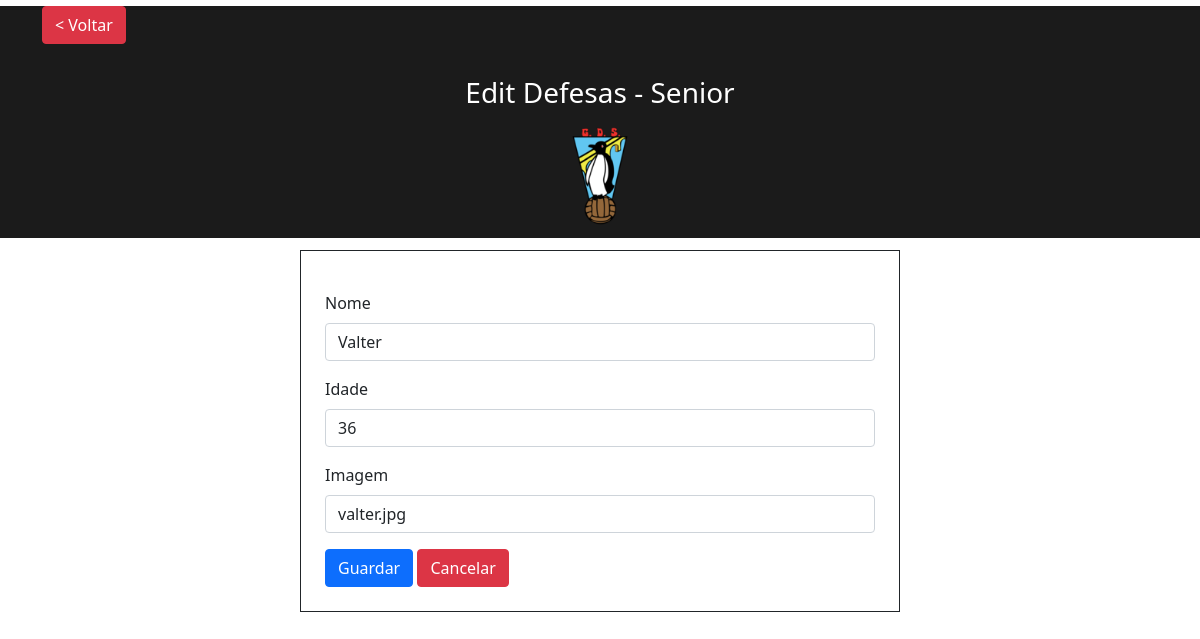
Page /area-admin/editdsenior.php?Id=1 on the committed database.
### tables this page shows
CREATE TABLE `defesas` (
  `Id` int(11) NOT NULL,
  `Nome` text NOT NULL,
  `Idade` int(11) NOT NULL,
  `Img` varchar(256) NOT NULL
);

### area-admin/editdsenior.php (the view, shortened to what this page needs)
<!DOCTYPE html>
<html>
<head>
    <link rel="stylesheet" href="css/bootstrap.min.css">
</head>
<body>
    <?php
require 'includes/connection.php';
$Id = $_GET['Id'];
$sql = 'SELECT * FROM defesas WHERE Id = :Id';
$sth = $dbh->prepare($sql);
$sth->bindParam(':Id', $Id, PDO::PARAM_INT);
$sth->execute();
$defesas = $sth->fetchObject();
?>
<div style="background-color: #1b1b1b; margin-top:-1.5%;">
    <div class="container mt-4" style="background-color: #1b1b1b;">
    <a  href="dsenior.php" class="btn btn-danger">< Voltar</a>
    </div>
    <div class="title-h2" style="padding: 2rem; background-color: #1b1b1b;">
        <h3>Edit Defesas - Senior</h3>
    </div>
    <div style="text-align: center; ">
            <img  src="/GDS/images/ProjetoGDS/gdss.png" style="max-height: 100px; margin-top:-2%;  margin-bottom:1%;">
        </div>
</div>
    <div class="col-lg-6 offset-lg-3">
        <form action="includes/updatedsenior.php" method="GET" class="border border-1 border-dark p-4" style="width: 100%; margin-top: 2%;">
            <div class="mb-3">
                <label  class="form-label">Nome</label>
                <input type="text" class="form-control" name="Nome"
                value="<?= $defesas->Nome ?>">
            </div>
            <div class="mb-3">
                <label  class="form-label">Idade</label>
                <input type="text" class="form-control" name="Idade"
                 placeholder="Name" value="<?= $defesas->Idade ?>">
            </div>
            <div class="mb-3">
                <label  class="form-label">Imagem</label>
                <input type="text" class="form-control" name="Img"
                placeholder="Role" value="<?= $defesas->Img ?>">
            </div>
            <div>
                <button type="submit" class="btn btn-primary">Guardar</button>
                <button type="reset" class="btn btn-danger">Cancelar</button>
            </div>
        </form>
    </div>
</body>
</html>

### area-admin/editdsenior.php (style rules this page uses)
.title-h2 { font-size: 1rem; text-align: center; color: white; padding: 2rem; }

### rows in the picture
defesas: Nome "Valter", Idade "36", Img "valter.jpg"
